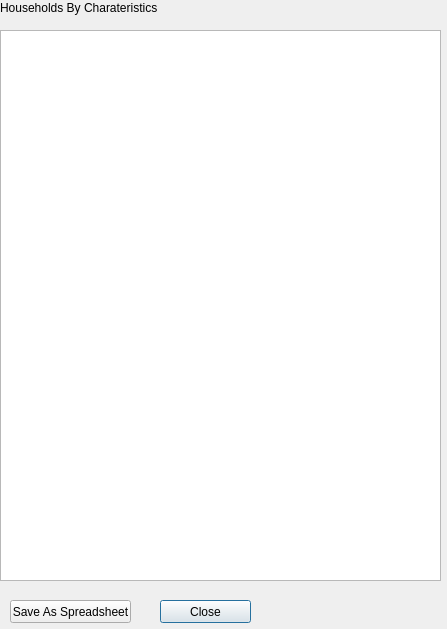
<?xml version="1.0" encoding="UTF-8"?>
<ui version="4.0">
 <class>DisplayHouseholdsByChar</class>
 <widget class="QDialog" name="DisplayHouseholdsByChar">
  <property name="geometry">
   <rect>
    <x>0</x>
    <y>0</y>
    <width>447</width>
    <height>629</height>
   </rect>
  </property>
  <property name="minimumSize">
   <size>
    <width>447</width>
    <height>629</height>
   </size>
  </property>
  <property name="windowTitle">
   <string>Report: Households By Characteristics</string>
  </property>
  <widget class="QTableView" name="tableView">
   <property name="geometry">
    <rect>
     <x>0</x>
     <y>30</y>
     <width>441</width>
     <height>551</height>
    </rect>
   </property>
   <property name="minimumSize">
    <size>
     <width>300</width>
     <height>551</height>
    </size>
   </property>
   <property name="alternatingRowColors">
    <bool>true</bool>
   </property>
   <property name="sortingEnabled">
    <bool>true</bool>
   </property>
  </widget>
  <widget class="QPushButton" name="cmdClose">
   <property name="geometry">
    <rect>
     <x>160</x>
     <y>600</y>
     <width>91</width>
     <height>23</height>
    </rect>
   </property>
   <property name="text">
    <string>Close</string>
   </property>
  </widget>
  <widget class="QPushButton" name="cmdSaveAsSpreadsheet">
   <property name="geometry">
    <rect>
     <x>10</x>
     <y>600</y>
     <width>121</width>
     <height>23</height>
    </rect>
   </property>
   <property name="text">
    <string>Save As Spreadsheet</string>
   </property>
  </widget>
  <widget class="QLabel" name="label">
   <property name="geometry">
    <rect>
     <x>0</x>
     <y>0</y>
     <width>281</width>
     <height>16</height>
    </rect>
   </property>
   <property name="text">
    <string>Households By Charateristics</string>
   </property>
  </widget>
 </widget>
 <tabstops>
  <tabstop>tableView</tabstop>
  <tabstop>cmdSaveAsSpreadsheet</tabstop>
  <tabstop>cmdClose</tabstop>
 </tabstops>
 <resources/>
 <connections>
  <connection>
   <sender>cmdClose</sender>
   <signal>clicked()</signal>
   <receiver>DisplayHouseholdsByChar</receiver>
   <slot>mdiClose()</slot>
   <hints>
    <hint type="sourcelabel">
     <x>239</x>
     <y>605</y>
    </hint>
    <hint type="destinationlabel">
     <x>409</x>
     <y>599</y>
    </hint>
   </hints>
  </connection>
  <connection>
   <sender>cmdSaveAsSpreadsheet</sender>
   <signal>clicked()</signal>
   <receiver>DisplayHouseholdsByChar</receiver>
   <slot>saveReportAsSpreadtsheet()</slot>
   <hints>
    <hint type="sourcelabel">
     <x>90</x>
     <y>600</y>
    </hint>
    <hint type="destinationlabel">
     <x>146</x>
     <y>586</y>
    </hint>
   </hints>
  </connection>
 </connections>
 <slots>
  <slot>mdiClose()</slot>
  <slot>saveReportAsSpreadtsheet()</slot>
 </slots>
</ui>
